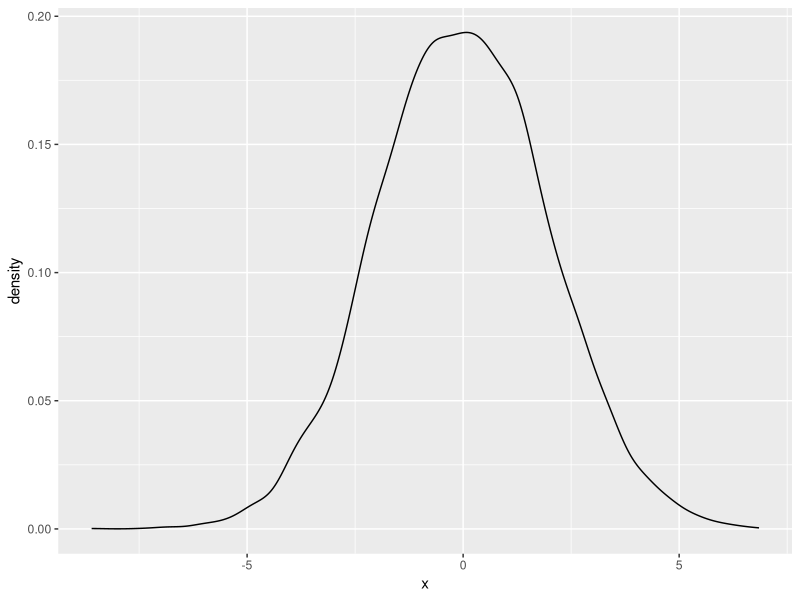
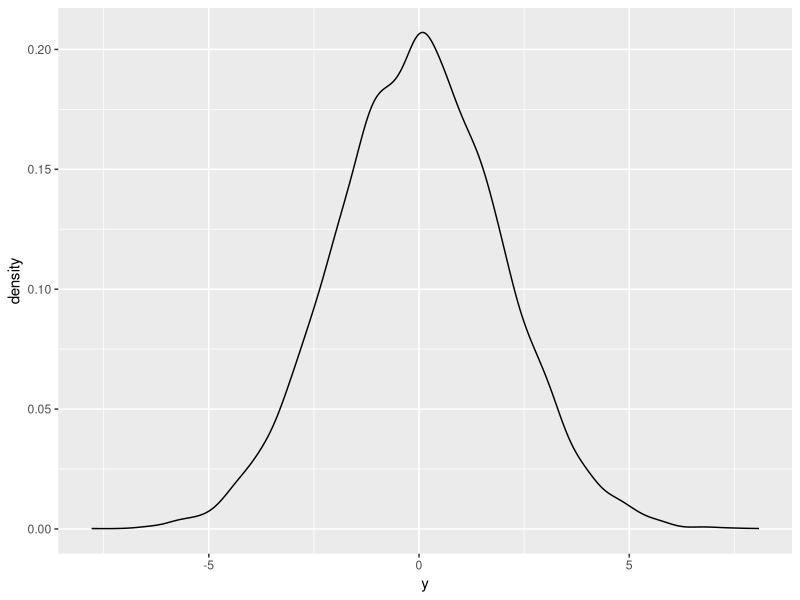
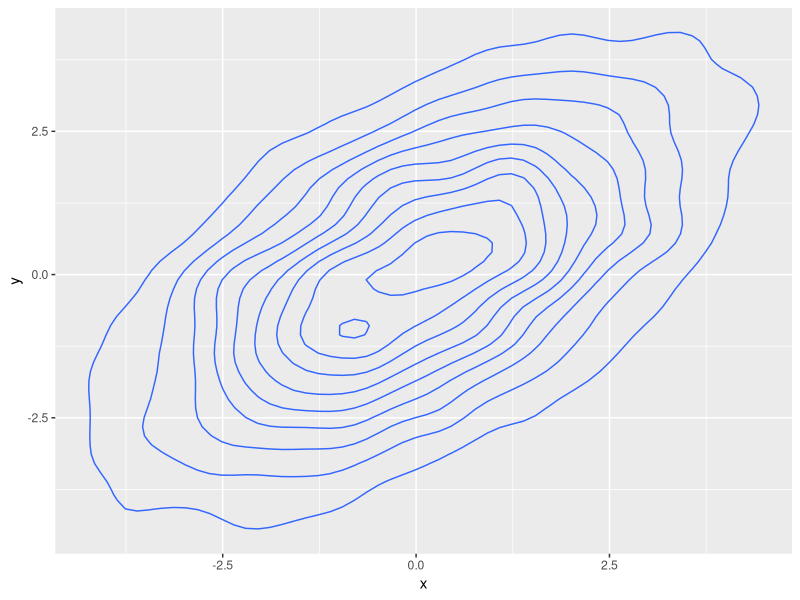
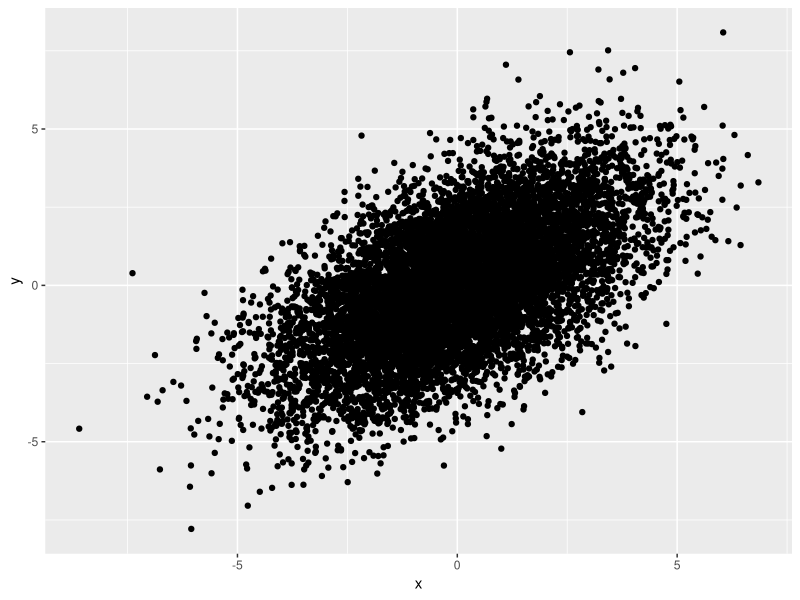

The R source for these figures, in order:
## ---- chunk 1
# Pacotes utilizados ao longo do script
library(tidyverse)
library(knitr)
library(MASS)
## ---- chunk 2
# Vetor de médias
vetor_media <- c(0,0) # mesmo que as médias sejam iguais, é preciso representá-las em vetores

# Definindo sigma (letra grega para o desvio padrão/variância)
sigma_x <- 2 
sigma_y <- 2

rho <- .6

# Criando a matriz (segundo parâmetro)
matriz_var_cov <- matrix(
  # Valores para o segundo parâmetro (sigma grande) da Normal Bivariada
  c(sigma_x^2, rho*sigma_x*sigma_y, rho*sigma_x*sigma_y,  sigma_y^2 ), 
  # Começa prencheendo as linhas ao invés das colunas
  byrow=T,
  # Define o número de linhas da matriz
  nrow=2
  )

# Cria a matriz e apresenta numa tabela
matriz_var_cov |> 
  knitr::kable()
## ---- chunk 3
# Definindo semente
set.seed(345)

# Normal bivariada
norm_bivariada <- MASS::mvrnorm(n = 10000, 
                                # Primeiro parâmetro
                                mu = vetor_media, 
                                # Segundo parâmetro
                                Sigma  = matriz_var_cov)

# Transformando em uma tabela
bivariada_tibble1 <- as_tibble(norm_bivariada,
                               .name_repair = "universal") |> 
  # Renomeando as colunas
  rename(x = '...1', 
         y = '...2')
## ---- chunk 4
# Plotando em um gráfico de densidade
bivariada_tibble1 |> 
  ggplot() +
  aes(x) +
  geom_density()
## ---- chunk 5
# Plotando em um gráfico de densidade
bivariada_tibble1 |> 
  ggplot() +
  aes(y) +
  geom_density()

## ---- chunk 6
# Plotando em um gráfico de densidade 2D
bivariada_tibble1 |> 
  ggplot() +
  aes(x, y) +
  geom_density2d()
## ---- chunk 7
# Plotando em um gráfico de pontos
bivariada_tibble1 |> 
  ggplot() +
  aes(x, y) +
  geom_point()
## ---- chunk 8
# Criando objeto que guarda o modelo
reg1 <- lm(    # lm (linear model)
  y ~x,        # Variáveis dependentes e independentes
  data = bivariada_tibble1)

summary(reg1) # Mais para frente do curso, vamos aprender a interpretar os resultados
## ---- chunk 9
# vetor de médias
vetor_media <- c(0,0)

# cov menor, dp o mesmo
sigma_x <- 2
sigma_y <- 2

rho <- .3

# Criando a matriz (segundo parâmetro)
matriz_var_cov <- matrix(c(sigma_x^2, rho*sigma_x*sigma_y, rho*sigma_x*sigma_y,  sigma_y^2 ), byrow=T, nrow=2)

# Normal bivariada
norm_bivariada <- MASS::mvrnorm(n = 10000, 
                                # Primeiro parâmetro
                                mu = vetor_media,
                                # Segundo parâmetro
                                Sigma  = matriz_var_cov)

# Transformando em uma tabela
bivariada_tibble2 <- as_tibble(norm_bivariada, .name_repair = "universal") %>%
  # Renomeando as colunas
  rename(x = '...1', 
         y = '...2')

# Criando o modelo 2
reg2 <- lm( y ~x , data = bivariada_tibble2)
## ---- chunk 10
# cov igual, dp de x maior
sigma_x <- 4

rho <- .3

# Criando matriz
matriz_var_cov <- matrix(
  c(sigma_x^2, rho*sigma_x*sigma_y, rho*sigma_x*sigma_y,  sigma_y^2 ), 
  byrow=T, 
  nrow=2)

# Normal Bivariada
norm_bivariada <- MASS::mvrnorm(n = 10000, mu = vetor_media, Sigma  = matriz_var_cov)

# Transformando em uma tabela
bivariada_tibble3 <- as_tibble(norm_bivariada, .name_repair = "universal") %>%
  rename(x = '...1', 
         y = '...2')

# Criando o modelo 3
reg3 <- lm( y ~x , data = bivariada_tibble3)
## ---- chunk 11
# cov maor, dp de x maior
sigma_x <- 4
sigma_y <- 2

rho <- .15

# Criando matriz
matriz_var_cov <- matrix(
  c(sigma_x^2, rho*sigma_x*sigma_y, rho*sigma_x*sigma_y,  sigma_y^2 ), 
  byrow=T, 
  nrow=2)

# Normal bivariada
norm_bivariada <- MASS::mvrnorm(n = 10000, mu = vetor_media, Sigma  = matriz_var_cov)

# Transformando em uma tabela
bivariada_tibble4 <- as_tibble(norm_bivariada, .name_repair = "universal") %>%
  rename(x = '...1', 
         y = '...2')

# Criando o modelo 4
reg4 <- lm( y ~x , data = bivariada_tibble4)
## ---- chunk 12
#stargazer::stargazer(list(reg1, reg2, reg3, reg4),
#                     title = "Regressão linear",
#                     omit.stat = "f",
#                     column.labels = c("cov = 2.4, s_x = 2", "cov = 1.2, s_x #= 2", "cov = 2.4, s_x = 4", "cov = 1.2, s_x = 4")
#                     )
